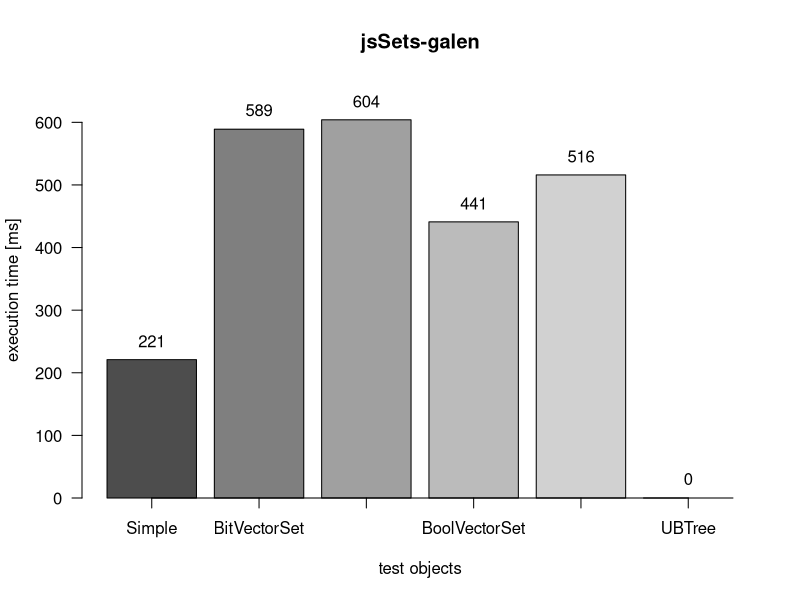
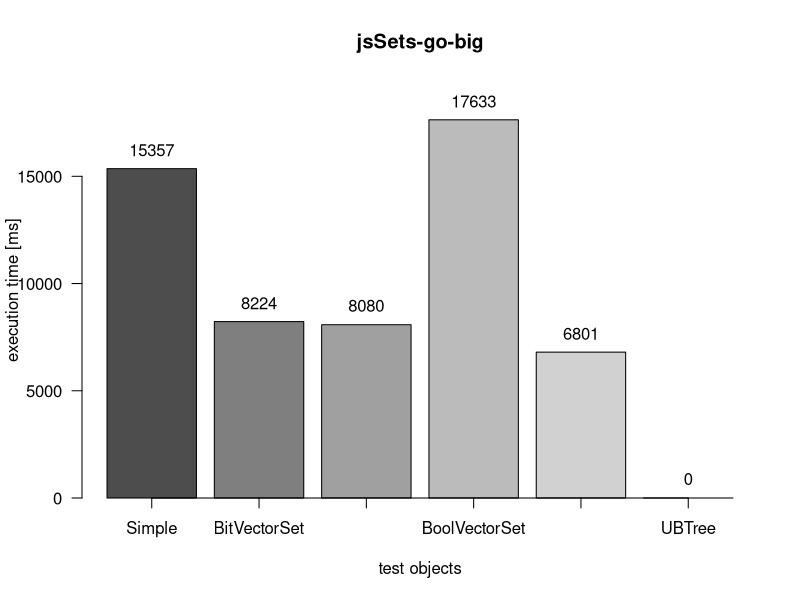
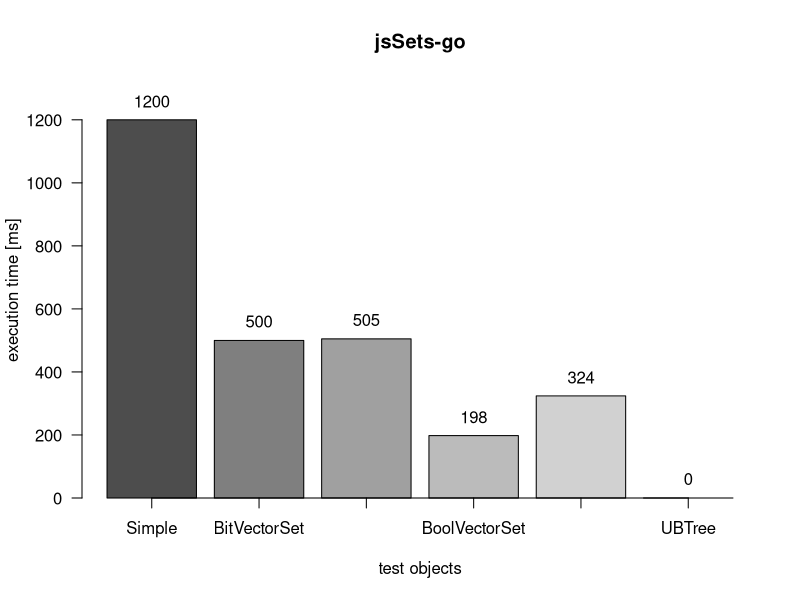
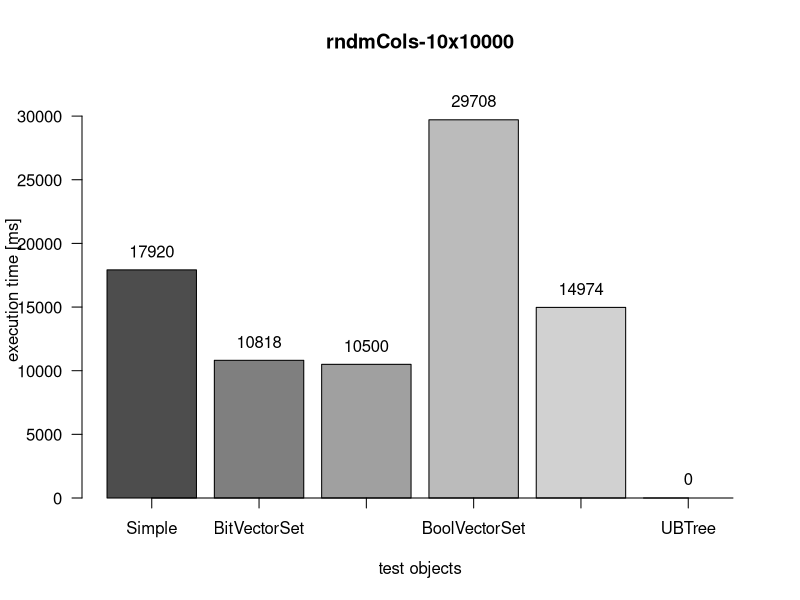
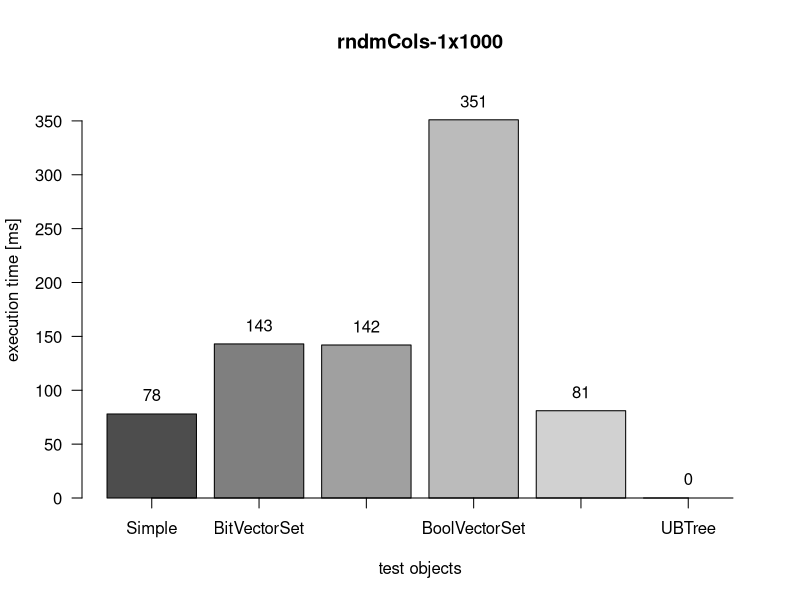
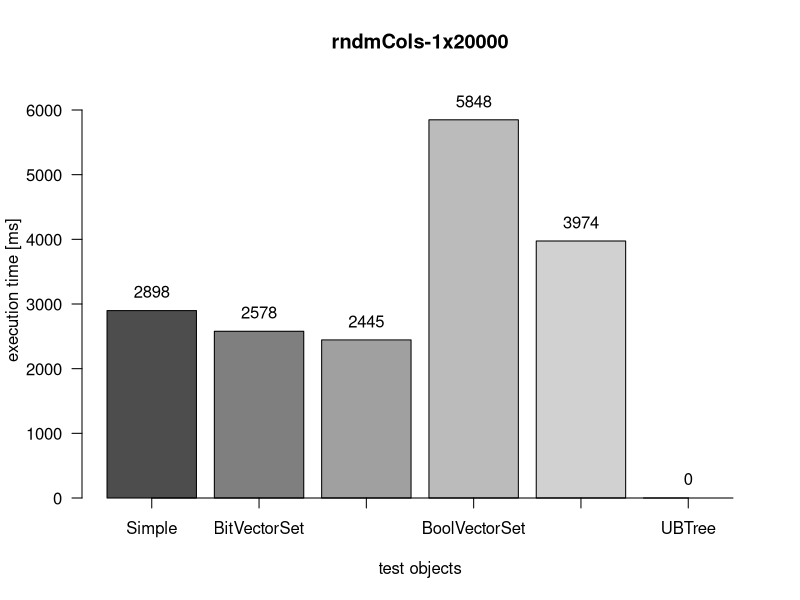

Here is the R script that generated these plots, in order:
# read results
results <- read.csv("results.csv")

# number of tested set representation objects
objectNum <- ncol(results) - 1

# number of tested files
fileNum <- nrow(results)
# names of tested files
fileNames <- results[, 1]

# show results in relation to first entry
#for (i in 1:fileNum) {
#  results[i, 2:ncol(results)] <-
#    results[i, 2:ncol(results)] / results[i, 2]
#}

# plot results
for (i in 1:fileNum) {
  # create pdf for plot
  pdf(paste0("plots/plot_", fileNames[i], ".pdf"), width = 10.5)
  y <- floor(unlist(results[i, 2:(objectNum + 1)]) / 1000)
  x <- barplot(
    y,
    ylim = c(0,max(y)*1.1),
    xlab = "test objects",
    ylab = "execution time [ms]",
    main = fileNames[i],
    col = grey.colors(objectNum),
    axes = TRUE,
    axis.lty = 1,
    las = 1
  )
  text(x,(y + max(y)/20),labels=as.character(floor(y * 100)/100))
}

dev.off()
